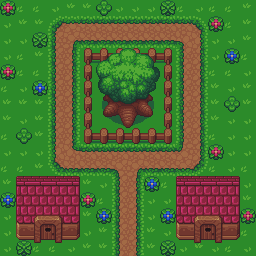

The image is a tile-based game level rendered from a .tmx file. Its description and source (layers, tilesets, objects; grid data summarised) follow:
An orthogonal 16x16 tile map with 16x16 px tiles, 3 tile layers (Tile Layer 1, Tile Layer 2, Tile Layer 3) and 39 objects.

<map version="1.0" orientation="orthogonal" renderorder="right-down" width="16" height="16" tilewidth="16" tileheight="16" nextobjectid="70">
 <tileset firstgid="1" name="grass_fences_tileset" tilewidth="16" tileheight="16">
  <image source="../Tilesets/grass_fences_tileset.png" width="400" height="224" />
 </tileset>
 <layer name="Tile Layer 1" width="16" height="16">
  <data>[256 cells, 256 non-empty, 9 distinct tile ids]</data>
 </layer>
 <layer name="Tile Layer 2" width="16" height="16">
  <data>[256 cells, 75 non-empty, 30 distinct tile ids]</data>
 </layer>
 <layer name="Tile Layer 3" width="16" height="16">
  <data>[256 cells, 20 non-empty, 20 distinct tile ids]</data>
 </layer>
 <objectgroup name="DecorationCollision">
  <object id="3" x="80" y="48" width="96" height="96" />
  <object id="4" x="0" y="0" width="16" height="16">
   <ellipse />
  </object>
  <object id="5" x="32" y="32" width="15" height="15">
   <ellipse />
  </object>
  <object id="6" x="97" y="1" width="13" height="13">
   <ellipse />
  </object>
  <object id="7" x="162" y="1" width="13" height="13">
   <ellipse />
  </object>
  <object id="8" x="209" y="16" width="14" height="14">
   <ellipse />
  </object>
  <object id="11" x="225" y="49" width="13" height="13">
   <ellipse />
  </object>
  <object id="14" x="226" y="98" width="13" height="13">
   <ellipse />
  </object>
  <object id="15" x="210" y="146" width="13" height="13">
   <ellipse />
  </object>
  <object id="16" x="145" y="178" width="14" height="14">
   <ellipse />
  </object>
  <object id="17" x="162" y="210" width="12" height="12">
   <ellipse />
  </object>
  <object id="18" x="241" y="209" width="14" height="14">
   <ellipse />
  </object>
  <object id="19" x="161" y="241" width="14" height="14">
   <ellipse />
  </object>
  <object id="23" x="96" y="209" width="14" height="14">
   <ellipse />
  </object>
  <object id="24" x="82" y="194" width="12" height="12">
   <ellipse />
  </object>
  <object id="25" x="1" y="194" width="13" height="13">
   <ellipse />
  </object>
  <object id="26" x="18" y="241" width="14" height="14">
   <ellipse />
  </object>
  <object id="27" x="17" y="128" width="14" height="15">
   <ellipse />
  </object>
  <object id="28" x="33" y="82" width="13" height="13">
   <ellipse />
  </object>
  <object id="29" x="0" y="64" width="15" height="15">
   <ellipse />
  </object>
  <object id="31" x="16" y="176" width="64" height="64" />
  <object id="32" x="176" y="176" width="64" height="64" />
 </objectgroup>
 <objectgroup name="Path">
  <object id="49" x="184" y="24" width="16" height="144" />
  <object id="50" x="56" y="152" width="144" height="16" />
  <object id="51" x="56" y="24" width="16" height="144" />
  <object id="52" x="56" y="24" width="144" height="16" />
  <object id="53" x="120" y="152" width="16" height="104" />
 </objectgroup>
 <objectgroup name="Waypoints">
  <object id="55" x="120" y="248" width="16" height="16">
   <properties>
    <property name="NextWaypoints" value="1" />
    <property name="WaypointID" value="0" />
    <property name="WaypointType" value="0" />
   </properties>
  </object>
  <object id="56" x="120" y="152" width="16" height="16">
   <properties>
    <property name="NextWaypoints" value="2" />
    <property name="WaypointID" value="1" />
    <property name="WaypointType" value="1" />
   </properties>
  </object>
  <object id="57" x="56" y="152" width="16" height="16">
   <properties>
    <property name="NextWaypoints" value="2" />
    <property name="WaypointID" value="1" />
    <property name="WaypointType" value="1" />
   </properties>
  </object>
  <object id="58" x="56" y="24" width="16" height="16">
   <properties>
    <property name="NextWaypoints" value="3" />
    <property name="WaypointID" value="2" />
    <property name="WaypointType" value="1" />
   </properties>
  </object>
  <object id="59" x="184" y="24" width="16" height="16">
   <properties>
    <property name="NextWaypoints" value="4" />
    <property name="WaypointID" value="3" />
    <property name="WaypointType" value="1" />
   </properties>
  </object>
  <object id="60" x="184" y="152" width="16" height="16">
   <properties>
    <property name="NextWaypoints" value="5" />
    <property name="WaypointID" value="4" />
    <property name="WaypointType" value="1" />
   </properties>
  </object>
  <object id="64" x="56" y="152" width="16" height="16">
   <properties>
    <property name="NextWaypoints" value="6" />
    <property name="WaypointID" value="5" />
    <property name="WaypointType" value="1" />
   </properties>
  </object>
  <object id="65" x="56" y="24" width="16" height="16">
   <properties>
    <property name="NextWaypoints" value="7" />
    <property name="WaypointID" value="6" />
    <property name="WaypointType" value="1" />
   </properties>
  </object>
  <object id="66" x="184" y="24" width="16" height="16">
   <properties>
    <property name="NextWaypoints" value="8" />
    <property name="WaypointID" value="7" />
    <property name="WaypointType" value="1" />
   </properties>
  </object>
  <object id="67" x="184" y="152" width="16" height="16">
   <properties>
    <property name="NextWaypoints" value="9" />
    <property name="WaypointID" value="8" />
    <property name="WaypointType" value="1" />
   </properties>
  </object>
  <object id="68" x="120" y="152" width="16" height="16">
   <properties>
    <property name="NextWaypoints" value="10" />
    <property name="WaypointID" value="9" />
    <property name="WaypointType" value="1" />
   </properties>
  </object>
  <object id="69" x="120" y="248" width="16" height="16">
   <properties>
    <property name="NextWaypoints" value="-1" />
    <property name="WaypointID" value="10" />
    <property name="WaypointType" value="2" />
   </properties>
  </object>
 </objectgroup>
</map>
